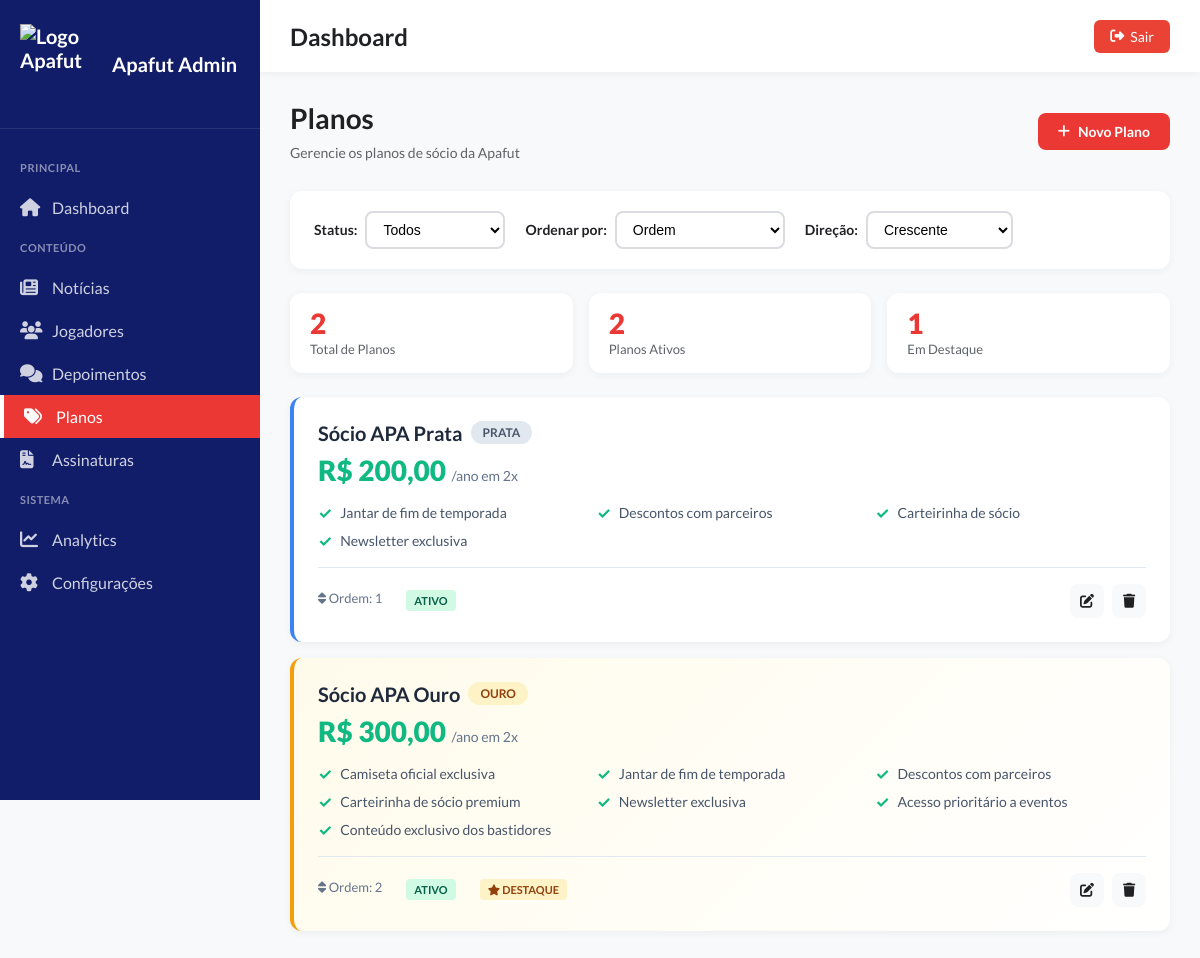
Screenshot of /admin/planos.php with the database file from the repository.
### tables this page shows
CREATE TABLE IF NOT EXISTS planos (
    id INT AUTO_INCREMENT PRIMARY KEY,
    nome VARCHAR(100) NOT NULL,
    tipo VARCHAR(50) NOT NULL,
    preco_anual DECIMAL(10,2) NOT NULL,
    parcelas INT DEFAULT 2,
    beneficios TEXT NOT NULL,
    destaque TINYINT(1) DEFAULT 0,
    ativo TINYINT(1) DEFAULT 1,
    ordem INT DEFAULT 0,
    created_at TIMESTAMP DEFAULT CURRENT_TIMESTAMP
);

### admin/planos.php (the view, shortened to what this page needs)
<?php
$pdo = getConnection();
$pdo->exec("SET NAMES utf8mb4");
$ordem = $_GET['ordem'] ?? 'ordem';
$direcao = $_GET['direcao'] ?? 'ASC';
$status = $_GET['status'] ?? 'todos';
$where = [];
$params = [];
$whereClause = !empty($where) ? 'WHERE ' . implode(' AND ', $where) : '';
$orderClause = "ORDER BY $ordem $direcao";
$query = "SELECT * FROM planos $whereClause $orderClause";
$stmt = $pdo->prepare($query);
$stmt->execute($params);
$planos = $stmt->fetchAll();
?>
<!DOCTYPE html>
<html lang="pt-br">
<head>
    <link rel="stylesheet" href="assets/css/dashboard.css">
    <link rel="stylesheet" href="assets/css/noticias.css">
</head>
<body>
    <div class="admin-wrapper">
        <?php include 'includes/sidebar.php'; ?>
        <main class="main-content">
            <?php include 'includes/topbar.php'; ?>
            <div class="content">
                <div class="page-header">
                    <div>
                        <h1>Planos</h1>
                        <p>Gerencie os planos de sócio da Apafut</p>
                    </div>
                    <a href="plano-criar.php" class="btn btn-primary">
                        <i class="fas fa-plus"></i>
                        Novo Plano
                    </a>
                </div>
                <div class="filters-bar">
                    <div class="filters-group">
                        <label>Status:</label>
                        <select id="statusFilter" onchange="applyFilters()">
                            <option value="todos" <?= $status === 'todos' ? 'selected' : '' ?>>Todos</option>
                        </select>
                    </div>
                    <div class="filters-group">
                        <label>Ordenar por:</label>
                        <select id="ordemFilter" onchange="applyFilters()">
                            <option value="ordem" <?= $ordem === 'ordem' ? 'selected' : '' ?>>Ordem</option>
                        </select>
                    </div>
                    <div class="filters-group">
                        <label>Direção:</label>
                        <select id="direcaoFilter" onchange="applyFilters()">
                            <option value="ASC" <?= $direcao === 'ASC' ? 'selected' : '' ?>>Crescente</option>
                        </select>
                    </div>
                </div>
                <div class="stats-mini">
                    <div class="stat-mini">
                        <span class="stat-mini-value"><?= count($planos) ?></span>
                        <span class="stat-mini-label">Total de Planos</span>
                    </div>
                    <div class="stat-mini">
                        <span class="stat-mini-value"><?= count(array_filter($planos, fn($p) => $p['ativo'])) ?></span>
                        <span class="stat-mini-label">Planos Ativos</span>
                    </div>
                    <div class="stat-mini">
                        <span class="stat-mini-value"><?= count(array_filter($planos, fn($p) => $p['destaque'])) ?></span>
                        <span class="stat-mini-label">Em Destaque</span>
                    </div>
                </div>
                <div class="planos-list">
                    <?php if (empty($planos)): ?>
                        <div class="empty-state">
                            <i class="fas fa-tags"></i>
                            <h3>Nenhum plano encontrado</h3>
                            <p>Comece criando seu primeiro plano de sócio</p>
                            <a href="plano-criar.php" class="btn btn-primary">
                                <i class="fas fa-plus"></i>
                                Criar Primeiro Plano
                            </a>
                        </div>
                    <?php else: ?>
                        <?php foreach ($planos as $plano): ?>
                            <div class="plano-card <?= $plano['destaque'] ? 'destaque' : '' ?>">
                                <div class="plano-header">
                                    <div class="plano-info">
                                        <h3>
                                            <?= htmlspecialchars($plano['nome']) ?>
                                            <span class="plano-tipo <?= strtolower($plano['tipo']) ?>">
                                                <?= htmlspecialchars($plano['tipo']) ?>
                                            </span>
                                        </h3>
                                        <p class="plano-preco">
                                            R$ <?= number_format($plano['preco_anual'], 2, ',', '.') ?>
                                            <small>/ano em <?= $plano['parcelas'] ?>x</small>
                                        </p>
                                    </div>
                                </div>
                                <div class="plano-beneficios">
                                    <ul>
                                        <?php
                                        $beneficios = explode('|', $plano['beneficios']);
                                        foreach ($beneficios as $beneficio):
                                        ?>
                                            <li><?= htmlspecialchars(trim($beneficio)) ?></li>
                                        <?php endforeach; ?>
                                    </ul>
                                </div>
                                <div class="plano-footer">
                                    <div class="plano-meta">
                                        <span>
                                            <i class="fas fa-sort"></i>
                                            Ordem: <?= $plano['ordem'] ?>
                                        </span>
                                        <span class="badge <?= $plano['ativo'] ? 'success' : 'danger' ?>">
                                            <?= $plano['ativo'] ? 'Ativo' : 'Inativo' ?>
                                        </span>
                                        <?php if ($plano['destaque']): ?>
                                            <span class="badge warning">
                                                <i class="fas fa-star"></i> Destaque
                                            </span>
                                        <?php endif; ?>
                                    </div>
                                    <div class="plano-actions">
                                        <a href="plano-editar.php?id=<?= $plano['id'] ?>" class="btn-icon" title="Editar">
                                            <i class="fas fa-edit"></i>
                                        </a>
                                        <button onclick="confirmarExclusao(<?= $plano['id'] ?>, '<?= htmlspecialchars($plano['nome']) ?>')"
                                                class="btn-icon btn-danger" title="Excluir">
                                            <i class="fas fa-trash"></i>
                                        </button>
                                    </div>
                                </div>
                            </div>
                        <?php endforeach; ?>
                    <?php endif; ?>
                </div>
            </div>
        </main>
    </div>
</body>
</html>

### admin/assets/css/dashboard.css (style rules this page uses)
* { margin: 0; padding: 0; box-sizing: border-box; }
:root { --vermelho-primario: #eb3835; --azul-secundario: #111D69; --success-color: #34a853; --danger-color: #ea4335; --warning-color: #fbbc04; --dark-bg: #1f1f1f; --light-bg: #f8f9fa; --sidebar-bg: #111D69; --text-dark: #202124; --text-light: #5f6368; --border-color: #dadce0; }
body { font-family: 'Lato', -apple-system, BlinkMacSystemFont, 'Segoe UI', Roboto, sans-serif; background: var(--light-bg); color: var(--text-dark); }
.admin-wrapper { display: flex; min-height: 100vh; }
.main-content { flex: 1; margin-left: 260px; min-height: 100vh; }
.content { padding: 30px; }

### admin/assets/css/noticias.css (style rules this page uses)
.page-header { display: flex; justify-content: space-between; align-items: center; margin-bottom: 30px; }
.page-header h1 { font-size: 28px; font-weight: 700; display: flex; align-items: center; gap: 12px; margin-bottom: 8px; line-height: 1.2; }
.page-header p { color: var(--text-light); font-size: 14px; }
.btn { padding: 10px 20px; border: none; border-radius: 8px; font-size: 14px; font-weight: 600; cursor: pointer; transition: all 0.3s; display: inline-flex; align-items: center; gap: 8px; text-decoration: none; }
.btn-primary { background: var(--vermelho-primario); color: white; }
.btn-danger { background: var(--danger-color); color: white; }
.filters-bar { background: white; padding: 20px 24px; border-radius: 12px; margin-bottom: 24px; box-shadow: 0 2px 8px rgba(0, 0, 0, 0.05); display: flex; gap: 20px; align-items: center; flex-wrap: wrap; }
.filters-group { display: flex; align-items: center; gap: 8px; }
.filters-group label { font-size: 14px; font-weight: 600; color: var(--text-dark); white-space: nowrap; }
.filters-group select { padding: 8px 32px 8px 12px; border: 2px solid var(--border-color); border-radius: 8px; font-size: 14px; background: white; cursor: pointer; transition: all 0.3s; min-width: 140px; }
.badge { display: inline-block; padding: 4px 8px; border-radius: 4px; font-size: 12px; font-weight: 600; margin-left: 8px; }
.btn-icon { width: 34px; height: 34px; display: inline-flex; align-items: center; justify-content: center; border-radius: 8px; background: var(--light-bg); color: var(--text-dark); text-decoration: none; transition: all 0.3s; border: none; cursor: pointer; font-size: 14px; }
.stats-mini { display: grid; grid-template-columns: repeat(auto-fit, minmax(180px, 1fr)); gap: 16px; margin-bottom: 24px; }
.stat-mini { background: white; padding: 16px 20px; border-radius: 12px; box-shadow: 0 2px 8px rgba(0, 0, 0, 0.05); display: flex; flex-direction: column; gap: 4px; transition: all 0.3s; }
.stat-mini-value { font-size: 28px; font-weight: 900; color: var(--vermelho-primario); line-height: 1; }
.stat-mini-label { font-size: 13px; color: var(--text-light); font-weight: 500; }

### rows the page displays
planos: nome "Sócio APA Prata", tipo "PRATA", preco_anual "200,00", parcelas "2", beneficios "Jantar de fim de temporada", beneficios "Descontos com parceiros", beneficios "Carteirinha de sócio", beneficios "Newsletter exclusiva", ordem "1", ativo "ATIVO"
planos: nome "Sócio APA Ouro", tipo "OURO", preco_anual "300,00", parcelas "2", beneficios "Camiseta oficial exclusiva", beneficios "Jantar de fim de temporada", beneficios "Descontos com parceiros", beneficios "Carteirinha de sócio premium", beneficios "Newsletter exclusiva", beneficios "Acesso prioritário a eventos", beneficios "Conteúdo exclusivo dos bastidores", ordem "2", ativo "ATIVO", destaque 1 (drawn)

### other values shown
$pageTitle "Dashboard"
count($planos) "2"
count(array_filter($planos, fn($p) => $p['ativo'])) "2"
count(array_filter($planos, fn($p) => $p['destaque'])) "1"
